Frame 1 (no input): blank canvas, image omitted
Frame 60 (the mouse pressed at the canvas centre just before this capture): blank canvas, image omitted
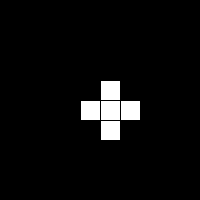
Frame 120 (the mouse held since frame 60 and released just before this capture)

The Processing sketch whose frames 1 and 60 were blank and that drew this single picture after the mouse press (run headless with seeded random() and noise(); from frame 60 on, the mouse is pressed at the canvas centre):

// Processing sketch: E1
// ── E1.pde

// Number of columns and rows in the grid
int col = 10;
int row = 10;
int space = 20;
boolean DARK =true;


boolean[][] grid = new boolean[col][row];


void setup() {
  size(200,200);
  for(row=0; row<10; row++){
    for(col=0; col<10; col++){
      rect(col*space,row*space,space,space);
     grid[col][row] =DARK;
    }
  }

}

void draw() {
  background(0);
 
  for(row=0; row<10; row++){
    for(col=0; col<10; col++){
      rect(col*space,row*space,space,space);
     if(grid[col][row] == DARK){
       fill(0);
       rect(col*space,row*space,space,space);
     }else{
       fill(255);
       rect(col*space,row*space,space,space);
    }
  }
  
}
}


void mousePressed (){
  int colIndex = mouseX/space;
  int rowIndex = mouseY/space;
  
  grid[colIndex][rowIndex]=!grid[colIndex][rowIndex];
  if(colIndex+1<10){
    grid[colIndex+1][rowIndex] = !grid[colIndex+1][rowIndex];
  }
  if(rowIndex+1<10){
    grid[colIndex][rowIndex+1] = !grid[colIndex][rowIndex+1];
  }
  if(colIndex-1>=0){
    grid[colIndex-1][rowIndex] = !grid[colIndex-1][rowIndex];
  }
  if(rowIndex-1>=0){
    grid[colIndex][rowIndex-1] = !grid[colIndex][rowIndex-1];
  }
}
